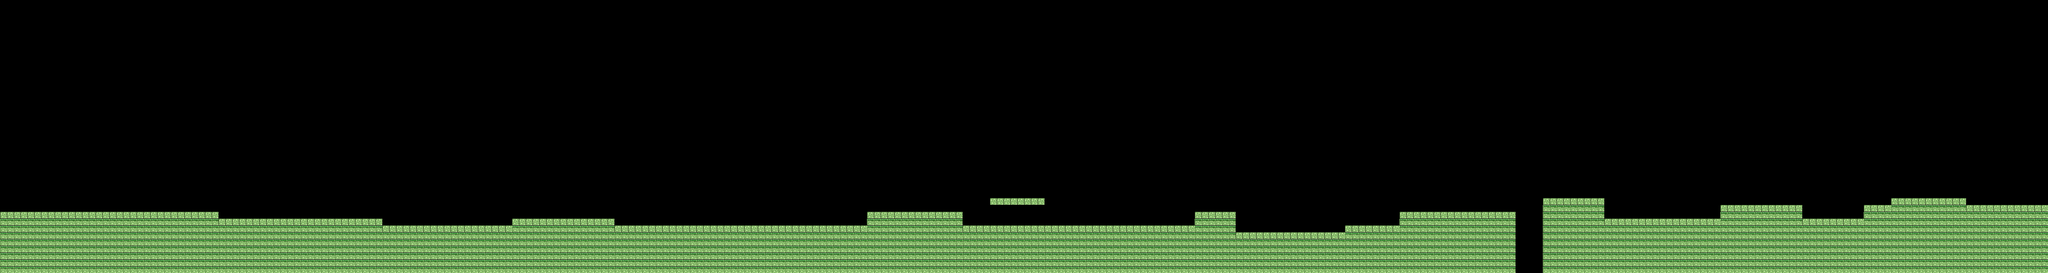

Tiled map render using the project's own tile images. Description and the map definition, with tile-layer contents summarised, below:
An orthogonal 300x40 tile map with 32x32 px tiles, 1 tile layer (Tile Layer 1).

<map version="1.0" orientation="orthogonal" width="300" height="40" tilewidth="32" tileheight="32">
 <properties>
  <property name="blended tiles" value="" />
 </properties>
 <tileset firstgid="1" name="tiles" tilewidth="32" tileheight="32">
  <image source="tileset.png" width="128" height="128" />
 </tileset>
 <layer name="Tile Layer 1" width="300" height="40">
  <data>[12000 cells, 2431 non-empty, 2 distinct tile ids]</data>
 </layer>
</map>